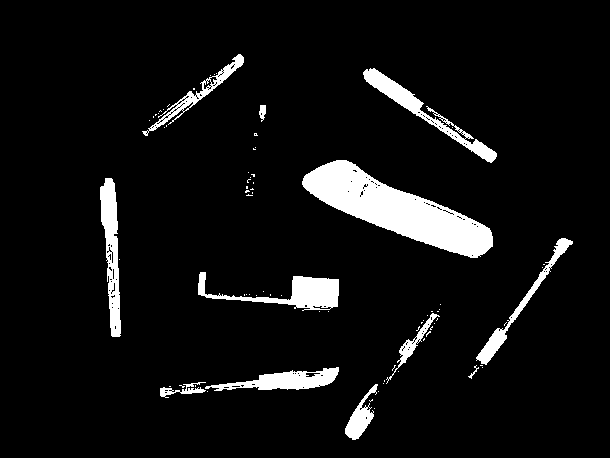
//> input picture image_traitee/image2/image_segmentation_otsu.png, 610 x 458 px
$ ./main   (built with g++ and OpenCV 4)
//> lines starting //> are read from the running program, lines starting //| are printed output that depends on the picture; after the words box and inside, x2 and y2 are one past the last pixel; in counts of white or black regions, pixels touching at a corner belong together
### codesSource/fonctions.h
#ifndef FONCTIONS_H_INCLUDED
#define FONCTIONS_H_INCLUDED

#include <stdio.h>
#include <stdlib.h>
#include <opencv2/core/core.hpp>
#include <opencv2/imgproc/imgproc.hpp>
#include <opencv2/highgui/highgui.hpp>
#include <iostream>
#include <string>

using namespace cv;
using namespace std;

  void displayWelcomeMessage();
  void imageVerification(Mat image);
  void display(string windowName, cv::Mat image);
  void recorgingImage(string imageName, cv::Mat image);
  vector<Vec3b> generatAleatorColor(vector<vector<Point> > contours);
  void etiquetter(Mat markers,vector<vector<Point> > contours);
  void coloringOfRegions(Mat image3, Mat markers,vector<Vec3b> colors,vector<vector<Point> > contours);


#endif // FONCTIONS_H_INCLUDED

### codesSource/fonctions.cpp
#include "fonctions.h"

void displayWelcomeMessage(){
    cout << "--------------------------------------------------------------------------";
    cout << "\n WELCOME IN OUR PROGRAM.\n ENTER THE PATH"<<endl;
    cout << "--------------------------------------------------------------------------\n IMAGE NAME :\t";
}
void imageVerification(Mat image_initiale){
    if (!image_initiale.data) {
		cout << "L'image fournie n'est pas valide\n" << endl;
		exit(EXIT_FAILURE);
	}
}

  void display(string windowName, Mat image){
    imshow(windowName, image);
  }

  void recorgingImage(string imageName, Mat image){
	if (!imwrite(imageName, image))
		cout << "Echec de l'enregistrement" << endl;
  }

  vector<Vec3b> generatAleatorColor(vector<vector<Point> > contours){
    vector<Vec3b> colors;
    for (size_t i = 0; i < contours.size(); i++) {
		int blue = theRNG().uniform(0, 255);
		int green = theRNG().uniform(0, 255);
		int red = theRNG().uniform(0, 255);
		colors.push_back(Vec3b((uchar) blue, (uchar) green, (uchar) red));
	}
	return colors;
  }

  void etiquetter(Mat markers,vector<vector<Point> > contours){
    for (size_t i = 0; i < contours.size(); i++)
		drawContours(markers, contours, static_cast<int>(i), Scalar::all(static_cast<int>(i) + 1), -1);
  }


  void coloringOfRegions(Mat image3, Mat markers,vector<Vec3b> colors,vector<vector<Point> > contours){
     for (int i = 0; i < markers.rows; i++) {
		for (int j = 0; j < markers.cols; j++) {
			int index = markers.at<int>(i, j);
			if (index > 0 && index <= static_cast<int>(contours.size()))
				image3.at<Vec3b>(i, j) = colors[index - 1];
			else
				image3.at<Vec3b>(i, j) = Vec3b(0, 0, 0);
		}
	}
  }

### codesSource/main.cpp
////************************************************************************************************************////
////             TP3 : Full image processing chain                    	            							////
////                                                                                            				////
////																											////
////		                TRINOME WORK                        												////
////             Authors: ADOUM Okim BOKA, LAMAH Henry kpakilé && CISSE Abdoulaye IFI-Promotion 21 (P21)		////
////                                                                                                            ////															////
////														////												////
////         Compilation: make    																				////
////		 Execution programme: ./TP3 <image name>				  											////
////																////										////
////				 		 Description: This program allows to apply all treatments 							////
////						 of a complete image processing chain                 								////
////																											////
////	         Sources: http://docs.opencv.org/doc/tutorials/													////
////************************************************************************************************************////

#include <stdio.h>
#include <stdlib.h>
#include <opencv2/core/core.hpp>
#include <opencv2/imgproc/imgproc.hpp>
#include <opencv2/highgui/highgui.hpp>
#include <iostream>
#include <string>
#include "fonctions.h"

using namespace cv;
using namespace std;

int main(int argc, char** argv) {

    string imageName; //Nom de l'image a fournir
    displayWelcomeMessage();
    cin >> imageName;
//> the answer given: ../image_traitee/image2/image_segmentation_otsu.png

	Mat initiale_image = imread(imageName);
//> initiale_image is the input picture: 458 rows x 610 cols, CV_8UC3; 6.8% white; 78 white regions (66 under 20 px), largest, box (x1, y1, x2, y2) and area: (302, 160, 493, 258) 7727, (198, 272, 339, 311) 1966, (363, 68, 497, 163) 1904
	imageVerification(initiale_image);

    Mat image1;
    cvtColor(initiale_image, image1, COLOR_RGB2GRAY);
    imshow("image_grise",image1);


	// Convert a color image to a greyscale image on which to apply segmentation

	// conversion of the grayscale image to a binary image with the OTSU algorithm which allows to automatically determine
	// the threshold value based on the histogram and the modal regions constituting this histogram.
	// 255 and pixels with a higher value will be set to 0.
	// Binarization is the simplest type of segmentation.

	// Application of the OTSU algorithm for segmentation
	threshold(image1, image1, 0, 255, CV_THRESH_BINARY_INV | CV_THRESH_OTSU);//Application de l'algorithme de OTSU pour la segmentation

	// below the treatment phase after segmentation

	// Definition of structuring elements
	Mat element = getStructuringElement(MORPH_RECT, Size(13, 13));
	Mat element1 = getStructuringElement(MORPH_RECT, Size(7, 7));
	Mat image2;

	// Close the contours
    dilate(image1, image2, element);//dilatation
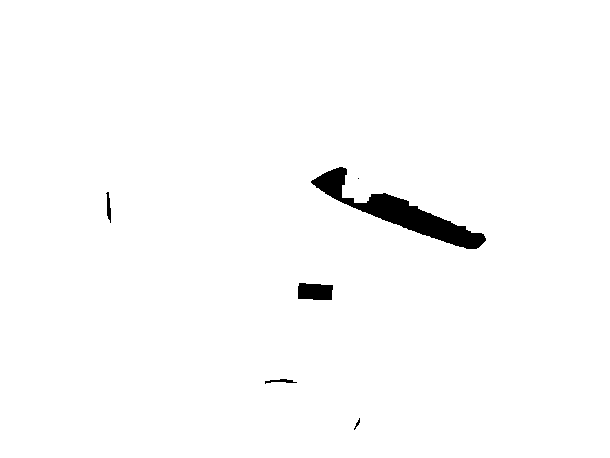
//> image2: 458 rows x 610 cols, CV_8UC1; 98.5% white; 6 black regions (1 under 20 px), largest, box (x1, y1, x2, y2) and area: (311, 167, 486, 249) 3521, (298, 283, 333, 300) 528, (106, 192, 111, 223) 89, (265, 379, 297, 384) 76, (354, 418, 360, 430) 23
	erode(image2, image2, element1);//erosion
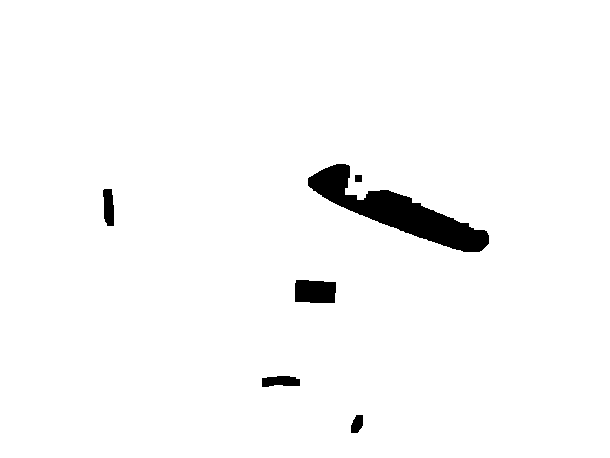
//> image2: 458 rows x 610 cols, CV_8UC1; 97.5% white; 6 black regions

	// Declaration of a vector containing the contours of the detected regions
	vector<vector<Point> > contours;

	// find contours of detected regions
	findContours(image2, contours, CV_RETR_EXTERNAL, CV_CHAIN_APPROX_NONE);
//> contours = 1 contour; box (x1, y1, x2, y2) and area: (0, 0, 610, 458) 278313
	// imshow ("img_after findcontours",img2);

	// labeling regions
	Mat markers = Mat::zeros(image2.size(), CV_32SC1);
	etiquetter(markers, contours);
//> the loop in etiquetter, `for (size_t i = 0; i < contours.size(); i++)` made 1 pass
//> after the loop in etiquetter, `for (size_t i = 0; i < contours.size(); i++)`: markers: 458 rows x 610 cols, CV_32SC1; every value is 1

	// random generation of colors
	vector<Vec3b> colors=generatAleatorColor(contours);
//> the loop in generatAleatorColor, `for (size_t i = 0; i < contours.size(); i++)` made 1 pass
//> colors = 1 item: [91, 2, 79]

	// regions to color with different colors
	Mat image3 = Mat::zeros(markers.size(), CV_8UC3);
	coloringOfRegions(image3, markers, colors, contours);
//> after the loop in coloringOfRegions, `for (int i = 0; i < markers.rows; i++)`:
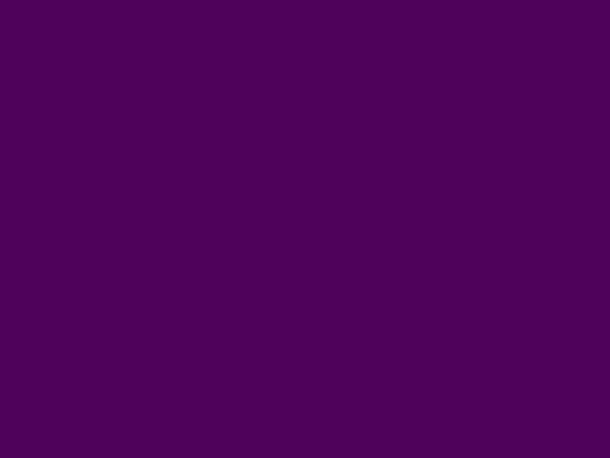
//> image3: 458 rows x 610 cols, CV_8UC3; mean B, G, R 91, 2, 79

	// And logic between the input img and the mask obtained after the post-segmentation
	Mat image4;
	initiale_image.copyTo(image4, image3);
	// ----- END of the post-segmentation phase -----

	// Presentation of the results

    display("Initial_image", initiale_image);

	display("Segmented_image_with_OTSU", image1);
    recorgingImage("Image_segmentation_otsu.png",image1);

    display("Image_after_segmentation", image3);
    recorgingImage("image_after_segmentation.png",image3);

    display("Image_segmentee", image4);
    recorgingImage("Image_segmentee.png",image4);

	waitKey(0);
	return 0;
}
